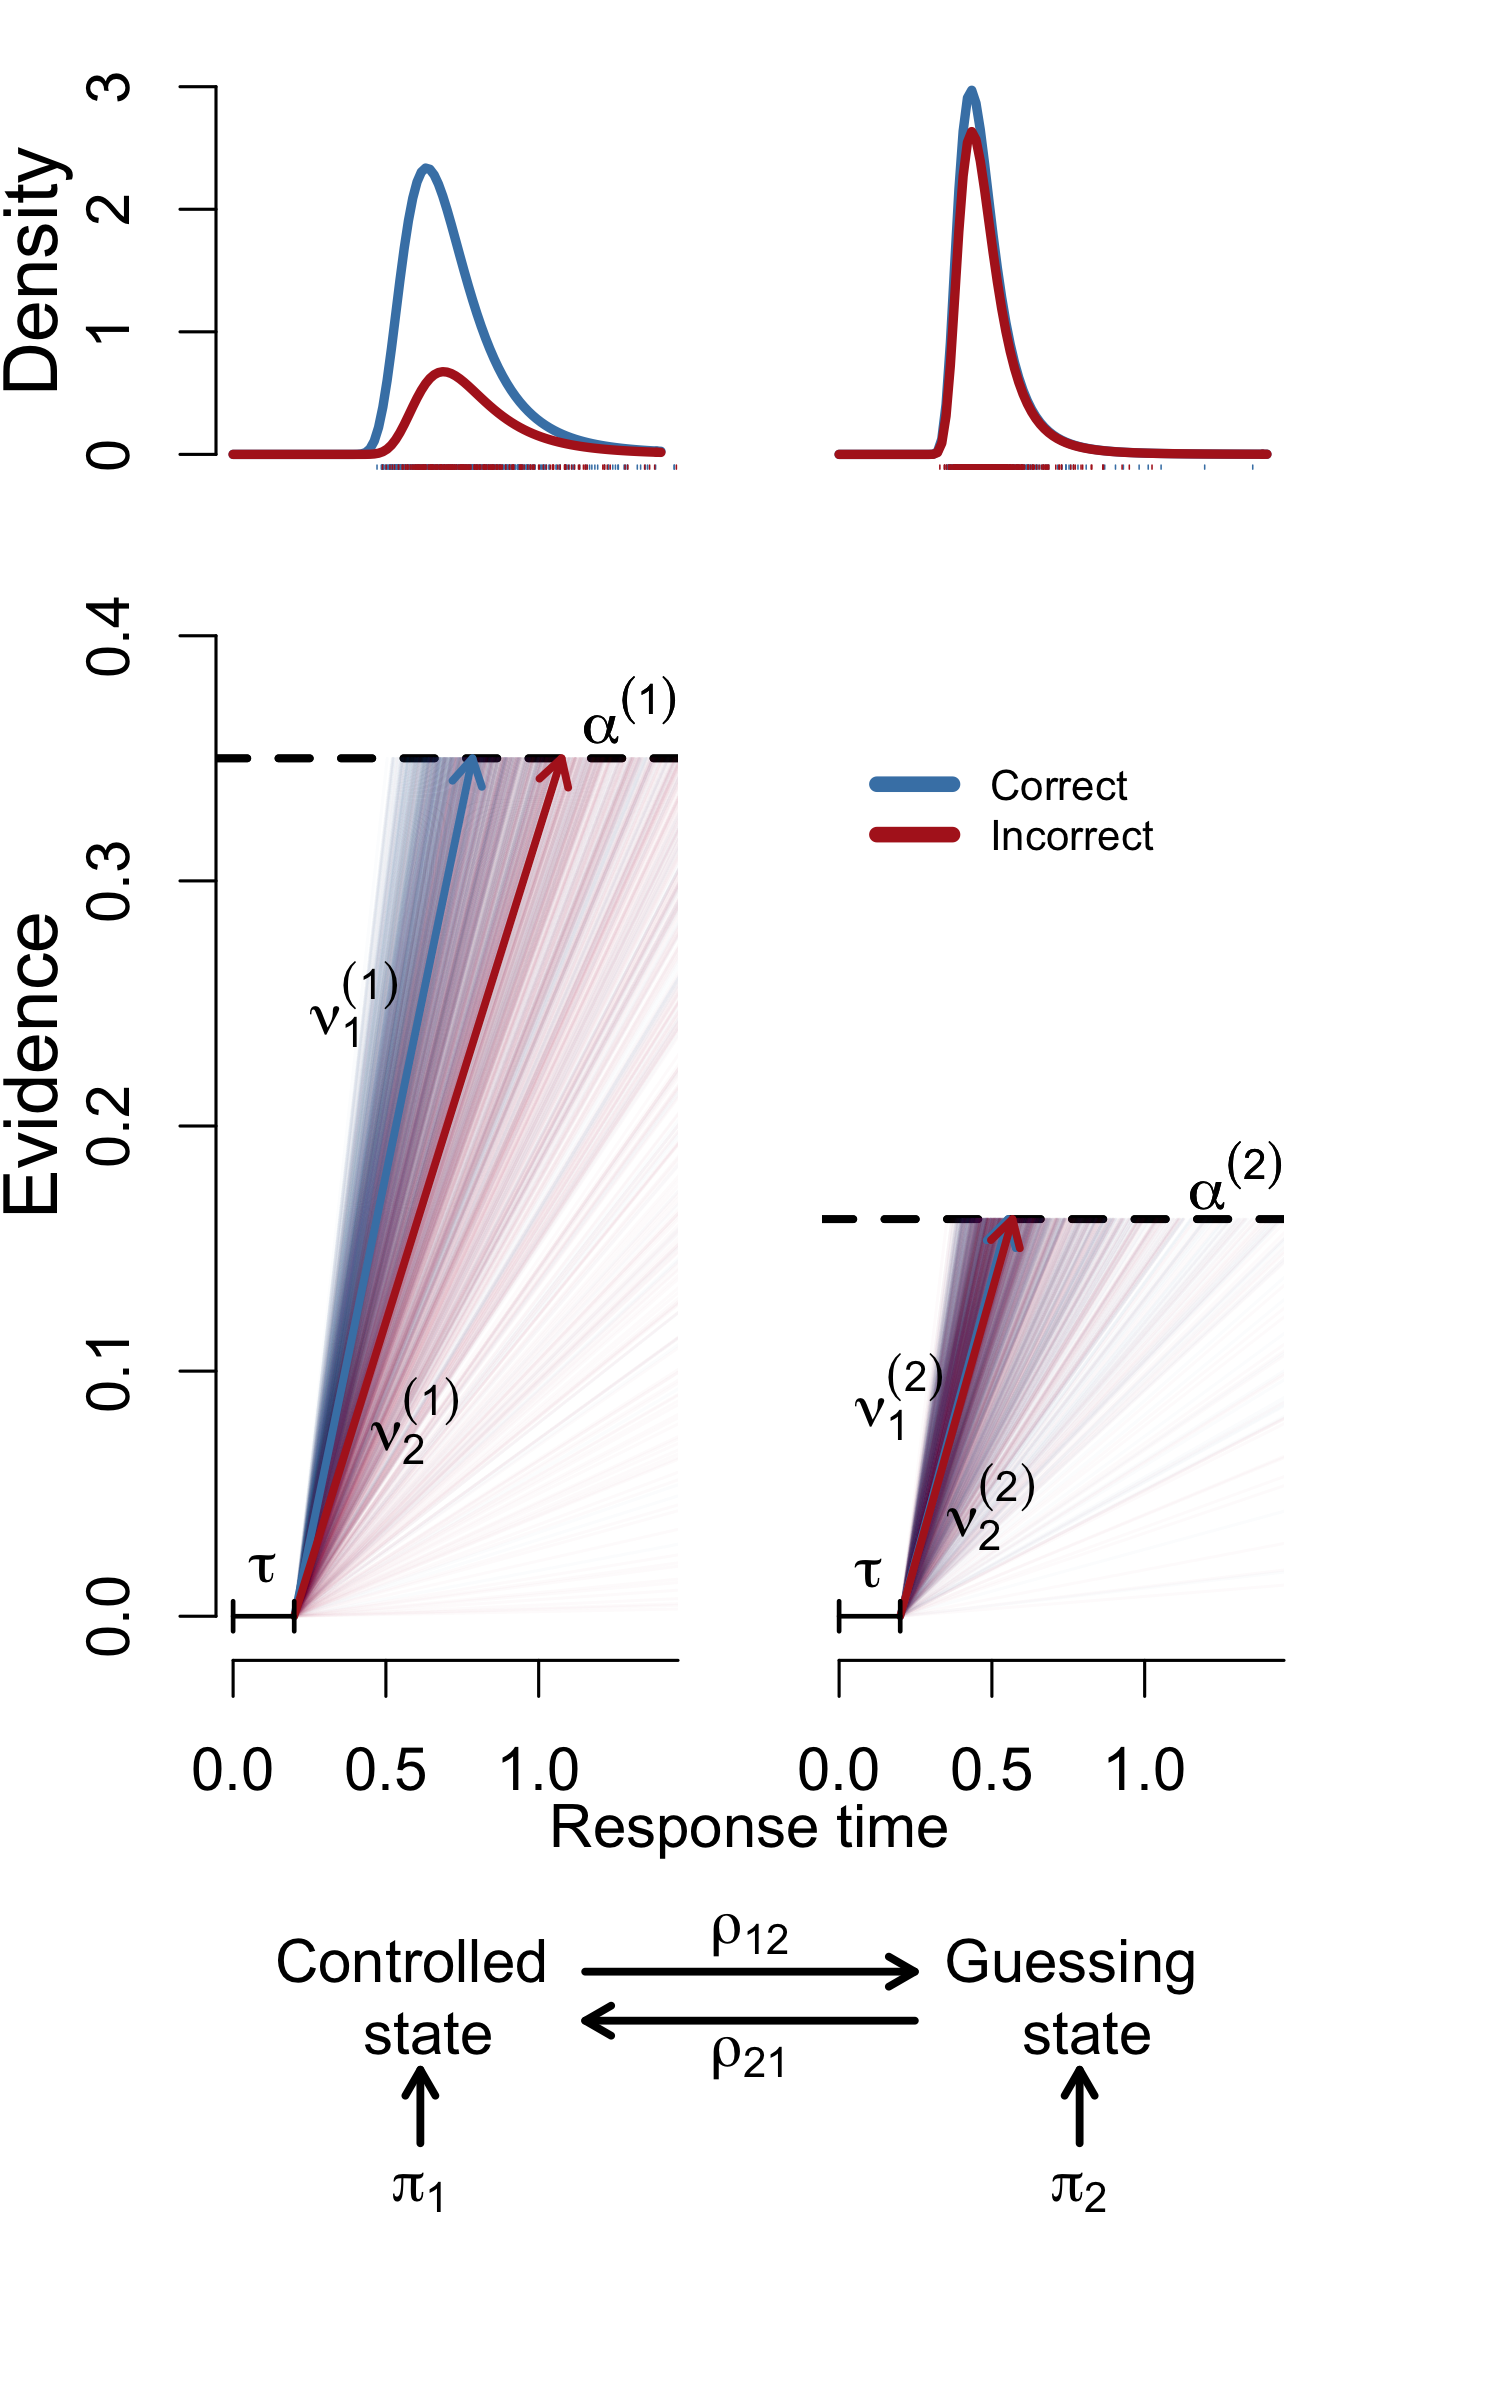

Source code (R):
library(here)
source(here("R", "expose_stan_functions.R"))

nu_1 <- c(0.6, 0.4)
nu_2 <- c(0.51, 0.49)
alpha_1 <- c(0.35, 0.35)
alpha_2 <- c(0.18, 0.18)
sigma <- c(0.2,0.2)
tau <- 0.2

pi_1 <- 0.46
rho_11 <- 0.922
rho_22 <- 0.89

png(here("figures", "slba-hmm.png"), width = 5, height = 8, res = 300, units = "in")

layout.matrix <- matrix(c(1, 3, 2, 4, 5, 5, 6, 6), nrow = 4, byrow = TRUE)
layout(layout.matrix, heights = c(1, 3, 0.5, 1), widths = c(1, 1))
par(oma = c(2, 2, 1, 2), mar = c(0, 1, 0, 1), cex = 1.2)

# controlled state
df <- data.frame(correct = rlater_single(1000, nu_1[1], sigma[1], alpha_1[1], tau), 
                 error   = rlater_single(1000, nu_1[2], sigma[2], alpha_1[2], tau))
df$rt       <- apply(df[,1:2], 1, min)
df$response <- apply(df[,1:2], 1, which.min)
plot(0, type = "n", xlim = c(0, 1.5), ylim = c(0, 3), axes = FALSE, xlab = "", ylab = "")
axis(2, at = seq(0, 3, by = 1))
mtext("Density", side = 2, cex = 1.5, line = 2)
curve(dlater(rt=x, response = 1, nu = nu_1, sigma = sigma, alpha = alpha_1, t0 = tau), 
      from = 0, to = 1.5, col = "steelblue", lwd = 3, add = TRUE)
curve(dlater(rt=x, response = 2, nu = nu_1, sigma = sigma, alpha = alpha_1, t0 = tau), 
      from = 0, to = 1.5, col = "firebrick", lwd = 3, add = TRUE)
rug(df$rt[df$response==1], col = "steelblue", ticksize = 0.01)
rug(df$rt[df$response==2], col = "firebrick", ticksize = 0.01)



plot(0, type = "n", bty = "n",
     xlim = c(0, 1.4), ylim = c(0, 0.45), axes = FALSE, xlab = "", ylab = "")
axis(1, at = seq(0, 1.5, by = 0.5))
axis(2, at = seq(0, 0.4, by = 0.1))
mtext("Evidence", side = 2, line = 2, cex = 1.5)

# alpha
abline(h = alpha_1, lwd = 2.5, lty = 2)
text(1.3, alpha_1+0.02, expression(alpha^(1)))

# drifts
for(i in 1:nrow(df)) {
  segments(tau, 0, df$correct[i], alpha_1[1], 
           col = adjustcolor("steelblue", 0.02))
  segments(tau, 0, df$error[i], alpha_1[2],
           col = adjustcolor("firebrick", 0.02))
}

arrows(tau, 0, alpha_1[1]/nu_1[1]+tau, alpha_1[1], lwd = 2.5, col = "steelblue", length = 0.1)
arrows(tau, 0, alpha_1[2]/nu_1[2]+tau, alpha_1[2], lwd = 2.5, col = "firebrick", length = 0.1)
text(0.4, 0.25, expression(nu[1]^(1)))
text(0.6, 0.08,  expression(nu[2]^(1)))

# tau
arrows(0, 0, tau, 0, code = 3, angle = 90, length = 0.05, lwd = 1.5)
text(tau/2, 0.02, expression(tau))

# guessing state
df <- data.frame(correct = rlater_single(1000, nu_2[1], sigma[1], alpha_2[1], tau), 
                 error   = rlater_single(1000, nu_2[2], sigma[2], alpha_2[2], tau))
df$rt       <- apply(df[,1:2], 1, min)
df$response <- apply(df[,1:2], 1, which.min)

plot(0, type = "n", xlim = c(0, 1.5), ylim = c(0, 3), axes = FALSE, xlab = "", ylab = "")
curve(dlater(rt=x, response = 1, nu = nu_2, sigma = sigma, alpha = alpha_2, t0 = tau), 
      from = 0, to = 1.5, col = "steelblue", lwd = 3, add = TRUE)
curve(dlater(rt=x, response = 2, nu = nu_2, sigma = sigma, alpha = alpha_2, t0 = tau), 
      from = 0, to = 1.5, col = "firebrick", lwd = 3, add = TRUE)
rug(df$rt[df$response==1], col = "steelblue", ticksize = 0.01)
rug(df$rt[df$response==2], col = "firebrick", ticksize = 0.01)



plot(0, type = "n", bty = "n",
     xlim = c(0, 1.4), ylim = c(0, 0.5), axes = FALSE, xlab = "", ylab = "")
axis(1, at = seq(0, 1.5, by = 0.5))

# alpha
abline(h = alpha_2, lwd = 2.5, lty = 2)
text(1.3, alpha_2+0.02, expression(alpha^(2)))

# drifts
for(i in 1:nrow(df)) {
  segments(tau, 0, df$correct[i], alpha_2[1], 
           col = adjustcolor("steelblue", 0.02))
  segments(tau, 0, df$error[i], alpha_2[2],
           col = adjustcolor("firebrick", 0.02))
}

arrows(tau, 0, alpha_2[1]/nu_2[1]+tau, alpha_2[1], lwd = 2.5, col = "steelblue", length = 0.1)
arrows(tau, 0, alpha_2[2]/nu_2[2]+tau, alpha_2[2], lwd = 2.5, col = "firebrick", length = 0.1)
text(0.2, 0.1,  expression(nu[1]^(2)))
text(0.5, 0.05, expression(nu[2]^(2)))

# tau
arrows(0, 0, tau, 0, code = 3, angle = 90, length = 0.05, lwd = 1.5)
text(tau/2, 0.02, expression(tau))

legend(x = 0, y = 0.4, 
       legend = c("Correct", "Incorrect"), 
       col = c("steelblue", "firebrick"), 
       lty = c(1, 1), lwd = c(5, 5), cex = 0.7, box.lty = 0)
# x-axis plot
plot(0, type = "n", axes = FALSE, xlim = c(-0.25, 0.25), ylim = c(-0.05, 0.4))
text(0, 0, "Response time")

# state plot
plot(0, type = "n", axes = FALSE, xlim = c(-0.25, 1.25), ylim = c(-1, 0.5))
text(0, 0, "Controlled \n state")
arrows(0, -0.6, 0, -0.3, length = 0.1, lwd = 2.5)
text(0, -0.8, expression(pi[1]))
text(1, 0, "Guessing \n state")
arrows(1, -0.6, 1, -0.3, length = 0.1, lwd = 2.5)
text(1, -0.8, expression(pi[2]))

arrows(0.25, 0.1, 0.75, 0.1, length = 0.1, lwd = 2.5)
text(0.5, 0.25, expression(rho[12]))
arrows(0.75, -0.1, 0.25, -0.1, length = 0.1, lwd = 2.5)
text(0.5, -0.25, expression(rho[21]))

dev.off()